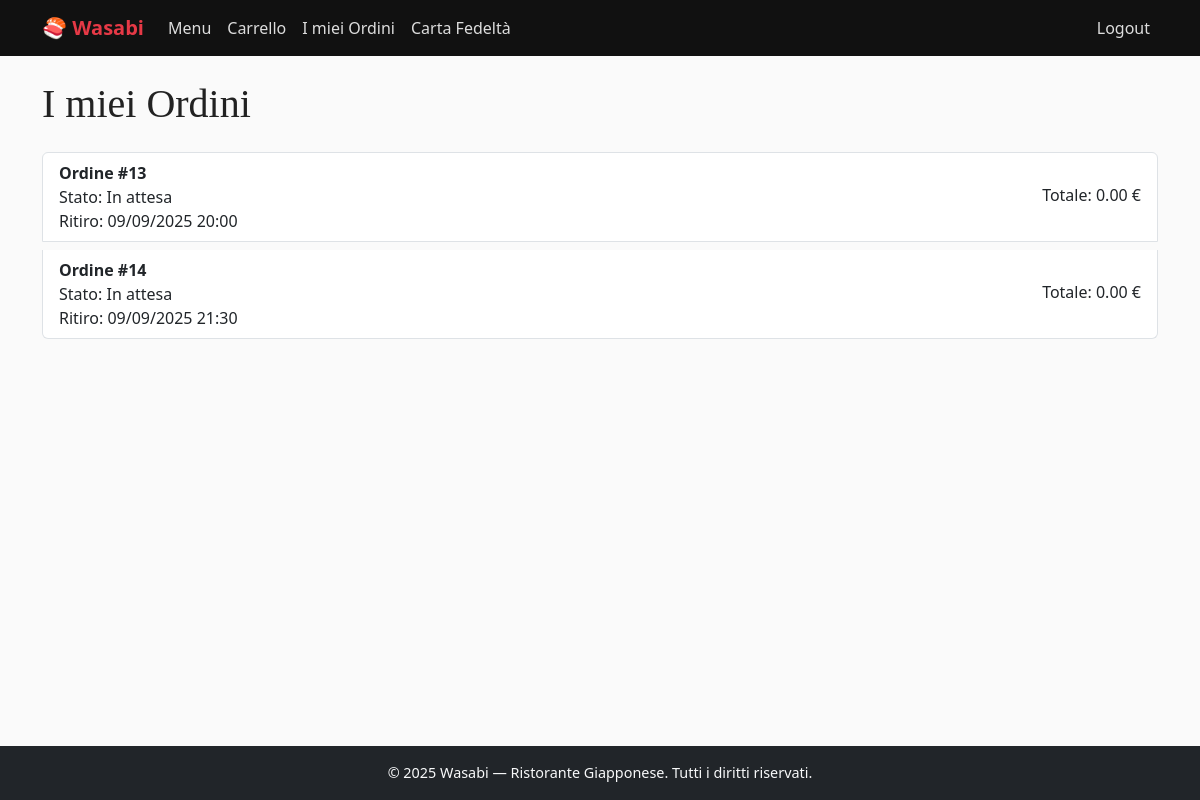
Before: /takeaway/ordini/ (signed in) with the older database file.
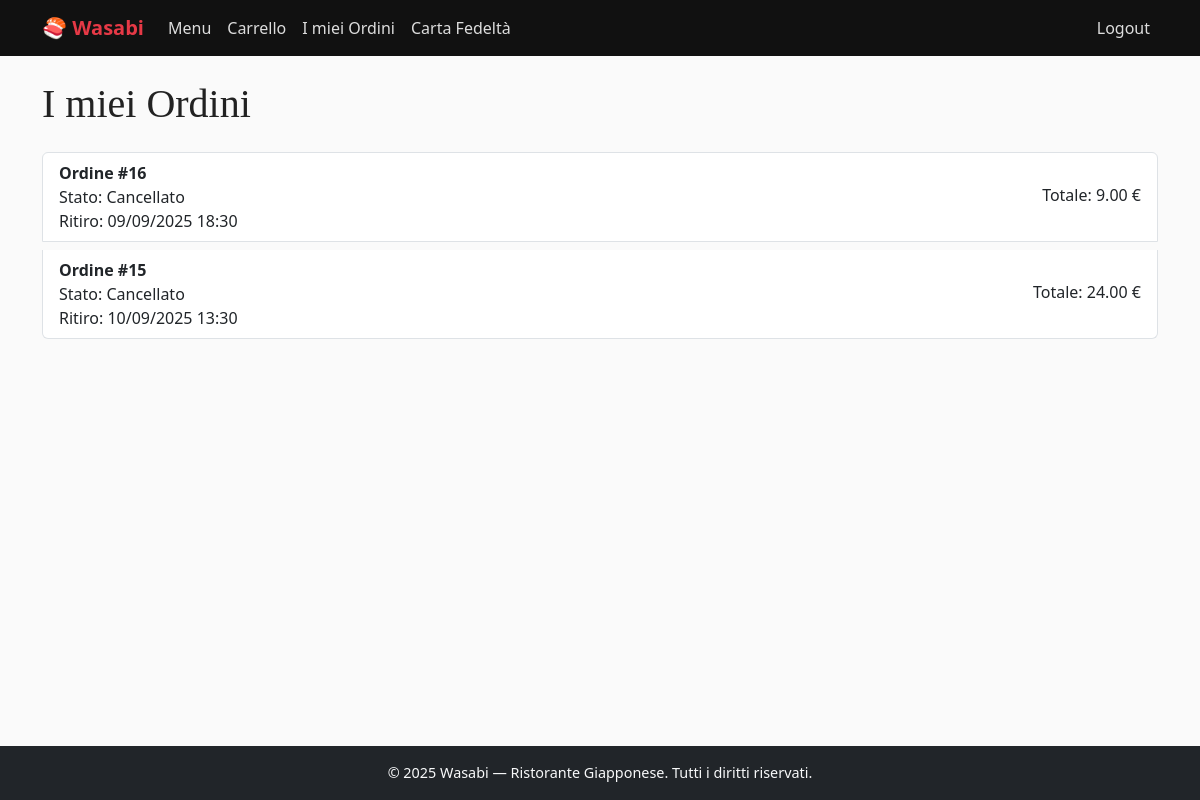
After: the same page with the newer database file.
### takeaway/models.py (models this page shows, shortened)
class Ordine(models.Model):
    STATUS_CHOICES = [
        ('pending', 'In attesa'),
        ('completed', 'Completato'),
        ('cancelled', 'Cancellato'),
    ]
    cliente = models.ForeignKey(User, on_delete=models.CASCADE)
    orario_ritiro = models.DateTimeField()
    stato = models.CharField(max_length=20, choices=STATUS_CHOICES, default='pending')
    creato_il = models.DateTimeField(auto_now_add=True)
    def totale(self):
        return sum(piatto.subtotale() for piatto in self.piatti.all())

class PiattoOrdine(models.Model):
    ordine = models.ForeignKey(Ordine, related_name="piatti", on_delete=models.CASCADE)
    piatto = models.ForeignKey(Piatto, on_delete=models.CASCADE)
    quantita = models.PositiveIntegerField(default=1)
    prezzo_unitario = models.DecimalField(max_digits=6, decimal_places=2)
    def subtotale(self):
        return self.prezzo_unitario * self.quantita

### takeaway/views.py (the view)
# urls.py: path('ordini/', OrdiniListView.as_view(), name='ordini'),
class OrdiniListView(GroupRequiredMixin, ListView):
    group_required = ["Clienti", "Dipendenti"]
    model = Ordine
    template_name = 'takeaway/ordine/ordine_list.html'
    context_object_name = 'ordini'
    def get_queryset(self):
        if self.request.user.groups.filter(name="Clienti").exists():
            return Ordine.objects.filter(cliente=self.request.user).order_by('orario_ritiro')
        elif self.request.user.groups.filter(name="Dipendenti").exists():
            return Ordine.objects.filter().order_by('orario_ritiro')
        else:
            raise PermissionDenied("Non hai accesso a questi ordini.")

### takeaway/templates/takeaway/ordine/ordine_list.html (shortened to what this page needs)
{% extends "base.html" %}
{% load static %}
{% block content %}
  {% if "Clienti" in user.groups.all.0.name %}
    <h1 class="mb-4">I miei Ordini</h1>
  {% else %}
    <h1 class="mb-4">Elenco Ordini</h1>
  {% endif %}
  {% if ordini %}
      <div class="list-group">
          {% for ordine in ordini %}
          <div class="list-group-item mb-2 d-flex justify-content-between align-items-center">
              <a href="{% url 'takeaway:ordine' ordine.id %}" class="text-decoration-none text-dark flex-grow-1">
                  <strong>Ordine #{{ ordine.id }}</strong><br>
                  Stato: {{ ordine.get_stato_display }}<br>
                  Ritiro: {{ ordine.orario_ritiro|date:"d/m/Y H:i" }}
              </a>
              <div class="d-flex flex-column align-items-end ms-3">
                  <div>
                      Totale: {{ ordine.totale|floatformat:2 }} &euro;
                  </div>
              </div>
          </div>
          {% endfor %}
      </div>
  {% else %}
    {% if "Clienti" in user.groups.all.0.name %}
        <p>Non hai ancora effettuato ordini.</p>
    {% else %}
        <p>Non ci sono ancora ordini.</p>
    {% endif %}
  {% endif %}
{% endblock %}

### templates/base.html (shortened to what this page needs)
{% load static %}
<!DOCTYPE html>
<html lang="it">
<head>
  <link href="https://cdn.jsdelivr.net/npm/bootstrap@5.3.2/dist/css/bootstrap.min.css" rel="stylesheet">
  <link rel="stylesheet" href="{% static 'css/style.css' %}">
</head>
<body class="d-flex flex-column min-vh-100">
  <nav class="navbar navbar-expand-lg navbar-dark bg-dark">
    <div class="container">
      <a class="navbar-brand" href="{% url 'home' %}">🍣 Wasabi</a>
      <div class="collapse navbar-collapse" id="navbarNav">
        <ul class="navbar-nav">
          <li class="nav-item"><a class="nav-link" href="{% url 'takeaway:piatti' %}">Menu</a></li>
          {% if "Clienti" in user.groups.all.0.name %}
            <li class="nav-item"><a class="nav-link" href="{% url 'takeaway:carrello' %}">Carrello</a></li>
            <li class="nav-item"><a class="nav-link" href="{% url 'takeaway:ordini' %}">I miei Ordini</a></li>
            <li class="nav-item"><a class="nav-link" href="{% url 'takeaway:carta_fedelta' %}">Carta Fedeltà</a></li>
          {% elif "Dipendenti" in user.groups.all.0.name %}
            <li class="nav-item"><a class="nav-link" href="{% url 'takeaway:ordini' %}">Ordini</a></li>
            <li class="nav-item"><a class="nav-link" href="{% url 'takeaway:soglia_sconto' %}">Sconto</a></li>
          {% endif %}
        </ul>
        <ul class="navbar-nav ms-auto">
          {% if user.is_authenticated %}
            <li class="nav-item">
              <form method="post" action="{% url 'logout' %}" class="d-inline logout-form">
                <button type="submit" class="nav-link logout-button">Logout</button>
              </form>
            </li>
          {% else %}
            <li class="nav-item"><a class="nav-link" href="{% url 'login' %}">Login</a></li>
            <li class="nav-item"><a class="nav-link" href="{% url 'signup_cliente' %}">Registrati</a></li>
          {% endif %}
        </ul>
      </div>
    </div>
  </nav>
  <main class="container py-4 flex-fill">
    {% block content %}{% endblock %}
  </main>
  <footer class="bg-dark text-light text-center py-3 mt-4">
    <p class="mb-0">&copy; 2025 Wasabi — Ristorante Giapponese. Tutti i diritti riservati.</p>
  </footer>
</body>
</html>

### static/css/style.css (style rules this page uses)
body { font-family: 'Segoe UI', Tahoma, Geneva, Verdana, sans-serif; background-color: #fafafa; color: #333; }
.navbar { background-color: #111 !important; }
.navbar-brand { font-weight: bold; color: #e63946 !important; }
.navbar-nav .nav-link { color: #ddd !important; transition: color 0.2s ease-in-out; }
h1, h2, h3, h4, h5 { font-family: 'Georgia', serif; color: #222; }
footer { font-size: 0.9rem; background-color: #111; color: #aaa; }
.logout-button { background: none; border: none; padding: 0; margin: 0; font: inherit; color: inherit; cursor: pointer; line-height: inherit; vertical-align: baseline; }
.logout-form { display: inline; }

Changed rows visible on the page:
removed Ordine: id "13", stato "In attesa", orario_ritiro "09/09/2025 20:00", totale "0.00"
removed Ordine: id "14", stato "In attesa", orario_ritiro "09/09/2025 21:30", totale "0.00"
added Ordine: id "16", stato "Cancellato", orario_ritiro "09/09/2025 18:30", totale "9.00"
added Ordine: id "15", stato "Cancellato", orario_ritiro "10/09/2025 13:30", totale "24.00"
